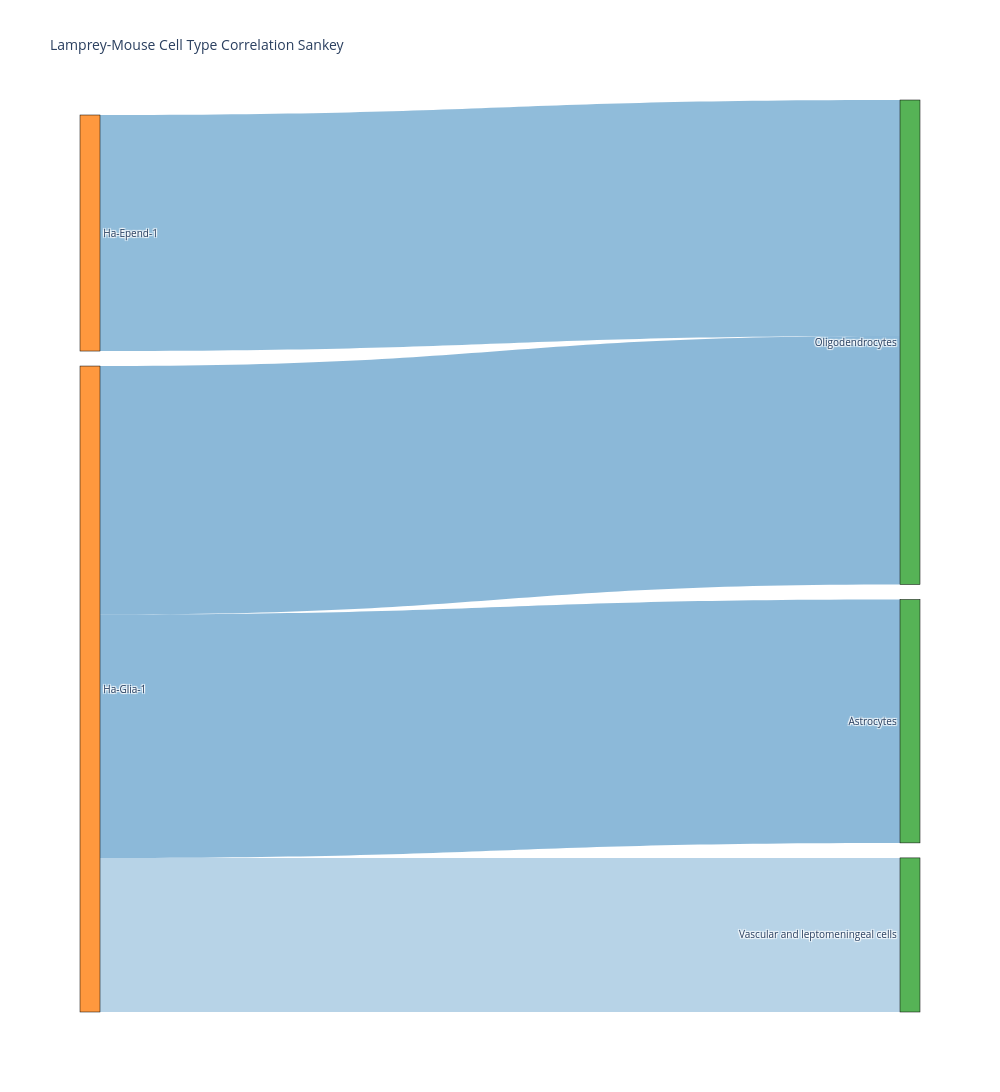
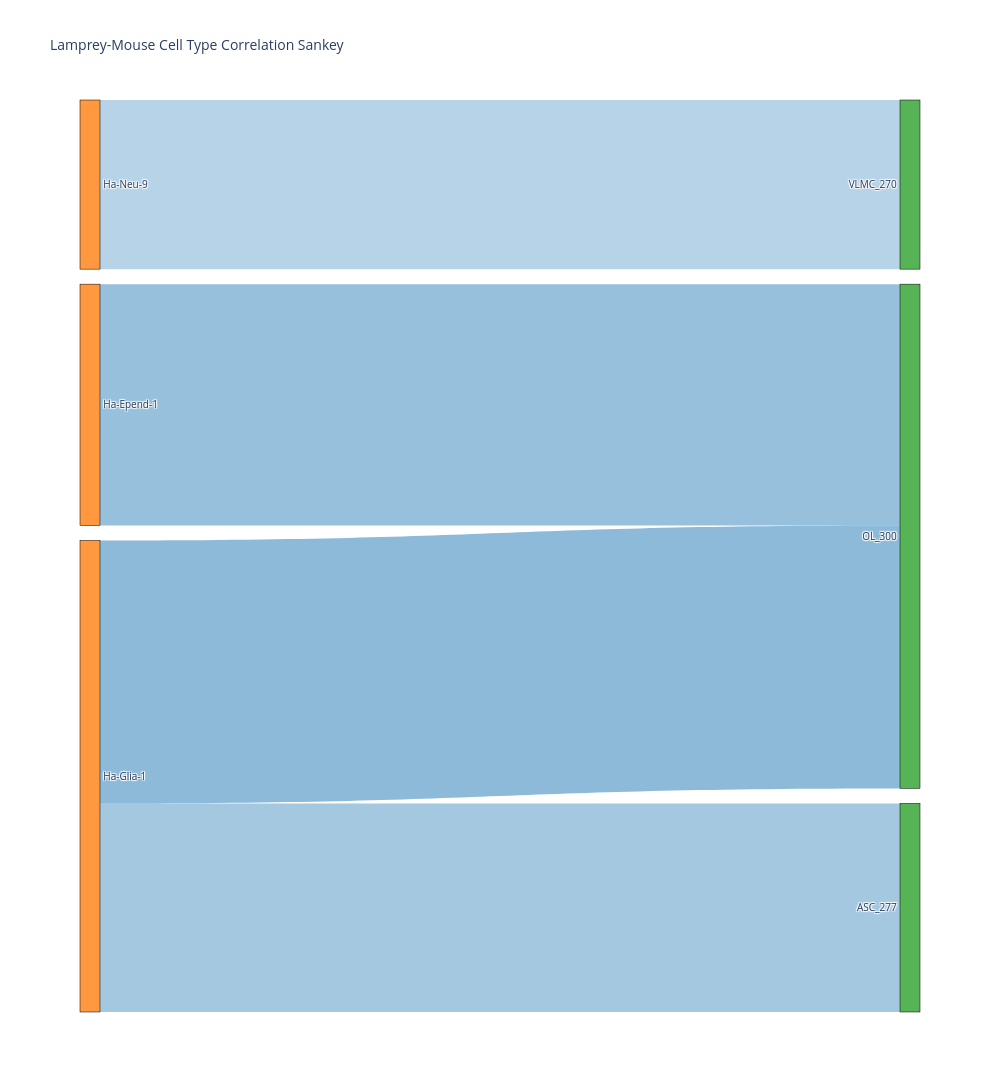

Source (notebook cell) for these figures, in order:
### Code cell
## plot 1
df = pd.DataFrame(adata.obs['celltype'].value_counts())
df = df[df['celltype']>50]
temp = adata[adata.obs['celltype'].isin(df.index.tolist())]
temp.obs['celltype'] = temp.obs['species'].astype(str) +'_'+ temp.obs['celltype'].astype(str)
all_celltypes = list(set(temp.obs['celltype']))
raw_indexs = [i for i in all_celltypes if i.startswith('lamprey')]
raw_columns = [i for i in all_celltypes if i.startswith('mouse')]
scvi_repr = temp.obsm['aligned_scvi']
cell_types = temp.obs['celltype'].values
df = pd.DataFrame(scvi_repr, index=temp.obs.index)
df['cell_type'] = cell_types
mean_repr = df.groupby('cell_type').mean()
corr_matrix = mean_repr.T.corr('pearson')
corr_matrix = corr_matrix[raw_columns].loc[raw_indexs]
corr_matrix.index = [i.replace('lamprey_', '') for i in corr_matrix.index]
corr_matrix.columns = [i.replace('mouse_', ' ') for i in corr_matrix.columns]
corr_plot(corr_matrix, corr1_plot_path, (5,5))
fig = plot_sankey_from_corr(corr_matrix, threshold=0.3, )
fig.write_html(sankey1_plot_path)


## plot 2
df = pd.DataFrame(adata.obs['new_celltype'].value_counts())
df = df[df['new_celltype']>50]
temp = adata[adata.obs['new_celltype'].isin(df.index.tolist())]
temp.obs['new_celltype'] = temp.obs['species'].astype(str) +'_'+ temp.obs['new_celltype'].astype(str)
all_celltypes = list(set(temp.obs['new_celltype']))
raw_indexs = [i for i in all_celltypes if i.startswith('lamprey')]
raw_columns = [i for i in all_celltypes if i.startswith('mouse')]
scvi_repr = temp.obsm['aligned_scvi']
cell_types = temp.obs['new_celltype'].values
df = pd.DataFrame(scvi_repr, index=temp.obs.index)
df['cell_type'] = cell_types
mean_repr = df.groupby('cell_type').mean()
corr_matrix = mean_repr.T.corr('pearson')
corr_matrix = corr_matrix[raw_columns].loc[raw_indexs]
corr_matrix.index = [i.replace('lamprey_', '') for i in corr_matrix.index]
corr_matrix.columns = [i.replace('mouse_', ' ') for i in corr_matrix.columns]
corr_plot(corr_matrix, corr2_plot_path, (5,5))
fig = plot_sankey_from_corr(corr_matrix, threshold=0.3, )
fig.write_html(sankey2_plot_path)

### Figure 1 — Plotly figure (JSON) as saved in the notebook; plotly's stock layout.template omitted (floating-point values rounded to 4 significant figures)
{"data": [{"link": {"color": ["rgba(31, 119, 180, 0.49305320025792954)", "rgba(31, 119, 180, 0.518985230250141)", "rgba(31, 119, 180, 0.5084435537162317)", "rgba(31, 119, 180, 0.3218840992403965)"], "source": [1, 11, 11, 11], "target": [17, 17, 18, 19], "value": [0.4931, 0.519, 0.5084, 0.3219]}, "node": {"color": ["rgba(255, 127, 14, 0.8)", "rgba(255, 127, 14, 0.8)", "rgba(255, 127, 14, 0.8)", "rgba(255, 127, 14, 0.8)", "rgba(255, 127, 14, 0.8)", "rgba(255, 127, 14, 0.8)", "rgba(255, 127, 14, 0.8)", "rgba(255, 127, 14, 0.8)", "rgba(255, 127, 14, 0.8)", "rgba(255, 127, 14, 0.8)", "rgba(255, 127, 14, 0.8)", "rgba(255, 127, 14, 0.8)", "rgba(255, 127, 14, 0.8)", "rgba(255, 127, 14, 0.8)", "rgba(255, 127, 14, 0.8)", "rgba(255, 127, 14, 0.8)", "rgba(255, 127, 14, 0.8)", "rgba(44, 160, 44, 0.8)", "rgba(44, 160, 44, 0.8)", "rgba(44, 160, 44, 0.8)", "rgba(44, 160, 44, 0.8)"], "label": ["Ha-Neu-1", "Ha-Epend-1", "Ha-Glia-2", "Ha-Glia-5", "Ha-Neu-9", "Ha-Neu-4", "Ha-Glia-4", "Ha-Neu-3", "Ha-Neu-6", "Ha-Neu-7", "Ha-Glia-6", "Ha-Glia-1", "Ha-Neu-5", "Ha-Neu-10", "Ha-Glia-3", "Ha-Neu-8", "Ha-Neu-2", " Oligodendrocytes", " Astrocytes", " Vascular and leptomeningeal cells", " Di- and mesencephalon neurons"], "line": {"color": "black", "width": 0.5}, "pad": 15, "thickness": 20}, "type": "sankey"}], "layout": {"font": {"size": 10}, "height": 1200, "title": {"text": "Lamprey-Mouse Cell Type Correlation Sankey"}, "width": 1000}}

### Figure 2 — Plotly figure (JSON) as saved in the notebook; plotly's stock layout.template omitted (floating-point values rounded to 4 significant figures)
{"data": [{"link": {"color": ["rgba(31, 119, 180, 0.46111946734270354)", "rgba(31, 119, 180, 0.32325227348821617)", "rgba(31, 119, 180, 0.5025345324133288)", "rgba(31, 119, 180, 0.3986685358947694)"], "source": [1, 4, 11, 11], "target": [18, 17, 18, 20], "value": [0.4611, 0.3233, 0.5025, 0.3987]}, "node": {"color": ["rgba(255, 127, 14, 0.8)", "rgba(255, 127, 14, 0.8)", "rgba(255, 127, 14, 0.8)", "rgba(255, 127, 14, 0.8)", "rgba(255, 127, 14, 0.8)", "rgba(255, 127, 14, 0.8)", "rgba(255, 127, 14, 0.8)", "rgba(255, 127, 14, 0.8)", "rgba(255, 127, 14, 0.8)", "rgba(255, 127, 14, 0.8)", "rgba(255, 127, 14, 0.8)", "rgba(255, 127, 14, 0.8)", "rgba(255, 127, 14, 0.8)", "rgba(255, 127, 14, 0.8)", "rgba(255, 127, 14, 0.8)", "rgba(255, 127, 14, 0.8)", "rgba(255, 127, 14, 0.8)", "rgba(44, 160, 44, 0.8)", "rgba(44, 160, 44, 0.8)", "rgba(44, 160, 44, 0.8)", "rgba(44, 160, 44, 0.8)", "rgba(44, 160, 44, 0.8)"], "label": ["Ha-Neu-1", "Ha-Epend-1", "Ha-Glia-2", "Ha-Glia-5", "Ha-Neu-9", "Ha-Neu-4", "Ha-Glia-4", "Ha-Neu-3", "Ha-Neu-6", "Ha-Neu-7", "Ha-Glia-6", "Ha-Glia-1", "Ha-Neu-5", "Ha-Neu-10", "Ha-Glia-3", "Ha-Neu-8", "Ha-Neu-2", " VLMC_270", " OL_300", " DIME_N_GLU_187", " ASC_277", " DIME_N_GLU_188"], "line": {"color": "black", "width": 0.5}, "pad": 15, "thickness": 20}, "type": "sankey"}], "layout": {"font": {"size": 10}, "height": 1200, "title": {"text": "Lamprey-Mouse Cell Type Correlation Sankey"}, "width": 1000}}
